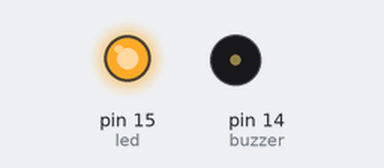
Bench run of a program on a simulated MicroPython board. Parts: output pins drawn as LEDs (lit = HIGH), buzzer (waves = sounding, pin HIGH).

Above: at 2.5 s.
At 7.5 s:
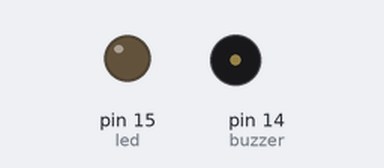
Timing chart, 0 to 13.0 s (numbered marks = the images above):
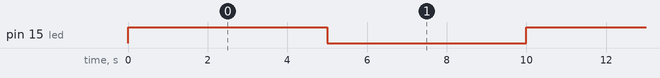

The program:

PRI_PIR.py
```python
import machine
import utime

sensor_pir = machine.Pin(16, machine.Pin.IN)
led = machine.Pin(15, machine.Pin.OUT)
buzzer = machine.Pin(14, machine.Pin.OUT)

def pir_handler(pin):
  print("ALARM! Motion detected!")   #print the message.
  for i in range(50):
    led.toggle()
    for j in range(25):
      buzzer.toggle()
      utime.sleep_ms(3)


sensor_pir.irq(trigger = machine.Pin.IRQ_RISING, handler = pir_handler)

while True:
  led.toggle()   #toggle the led.
  buzzer.off()   #turn off buzzer.
  utime.sleep(5) #delay for 5 seconds.
```

Measured:
- by itself, pin 15 (led): alternates HIGH for 5.0 s and LOW for 5.0 s
